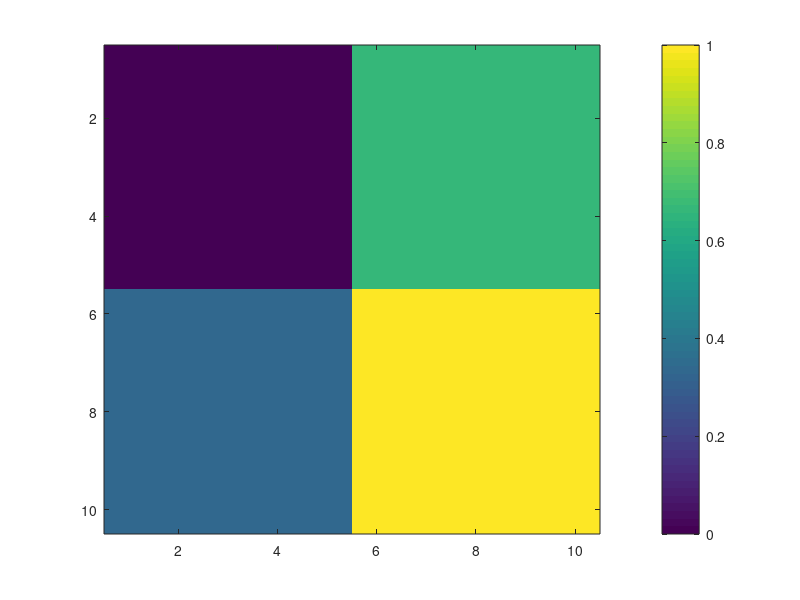
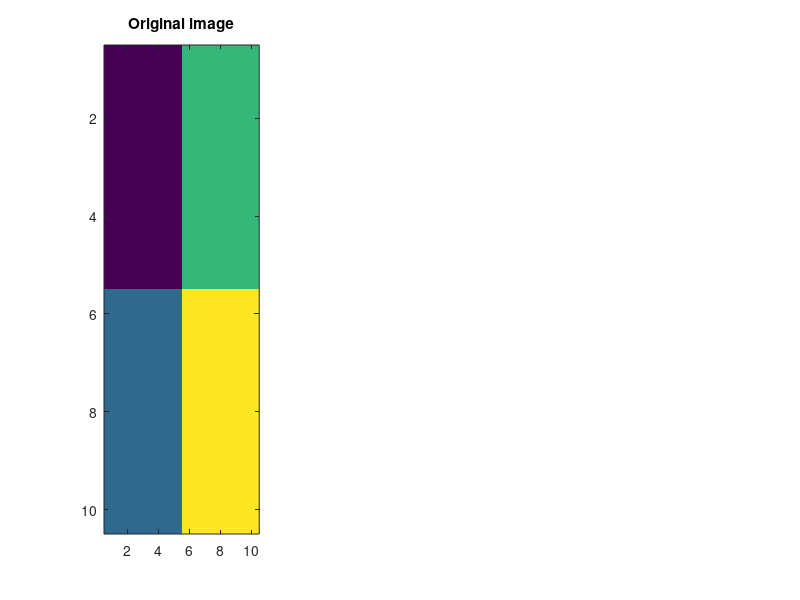

These figures' MATLAB source, in order: (Note: this script raises an error after producing the figures.)
function image_tools_1
% Demo gray-scale images, colormaps, and image formats

% Make a test image
im = zeros(10, 10);
im(:, 6:10) = 1;
im(6:10, :) = im(6:10, :) + 0.5;

% Normalize this image to a max of 1
im = im./max(im(:));

% Display grid as an image
figure(1);
clf
imagesc(im)
colorbar

% Make a new figure
figure(2);
clf
subplot(1,3,1);
imagesc(im);
title('Original image');

% Save the image as a png
imwrite(im, '../output/test.png')
% Open the image from file and display it
im_png = imread('../output/test.png');
subplot(1,3,2);
imagesc(im_png);
title('PNG');

% Save the image as a png
imwrite(im, '../output/test.jpg')
% Open the image from file and display it
im_jpg = imread('../output/test.jpg');
subplot(1,3,3);
imagesc(im_jpg);
title('JPG');
